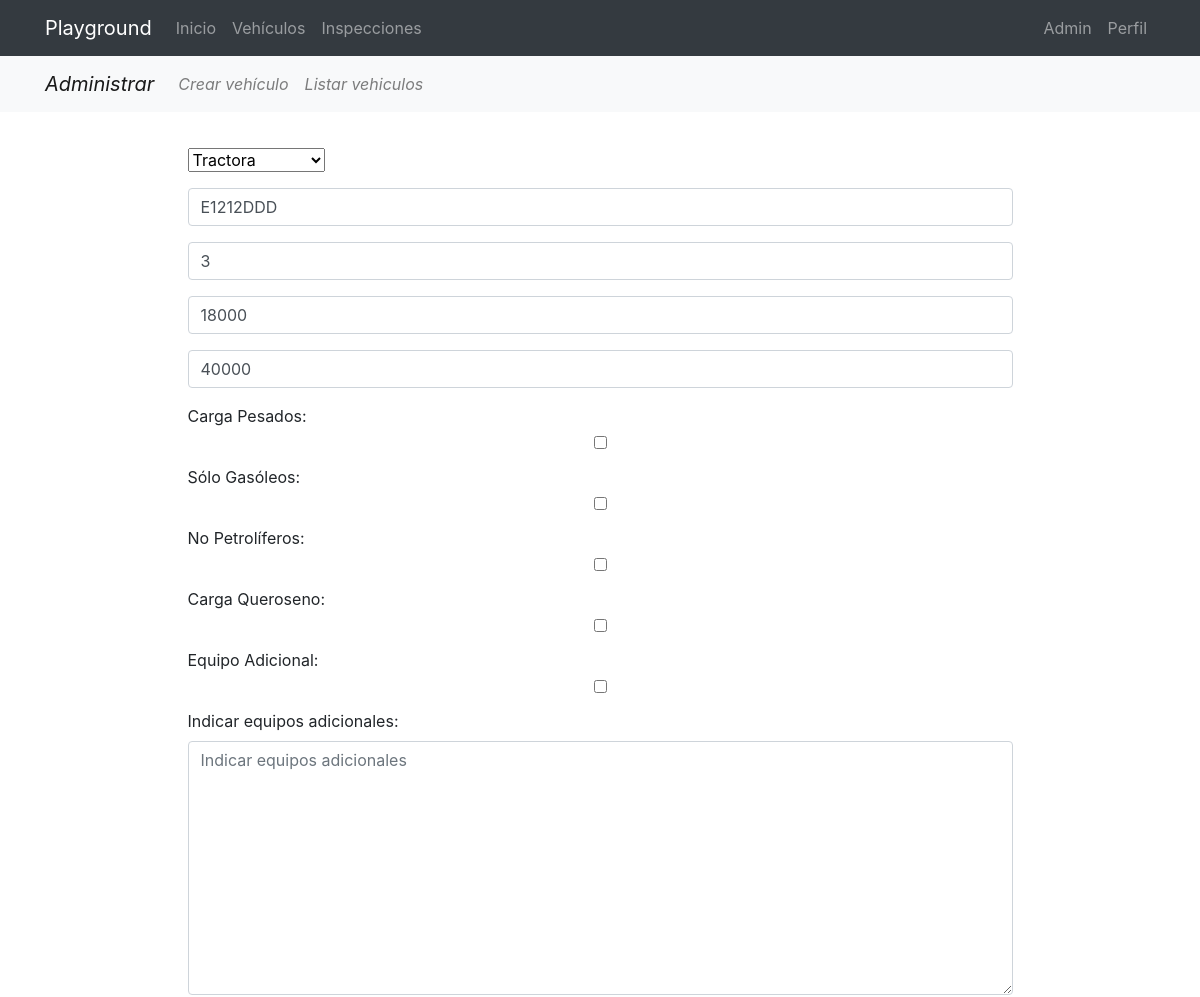
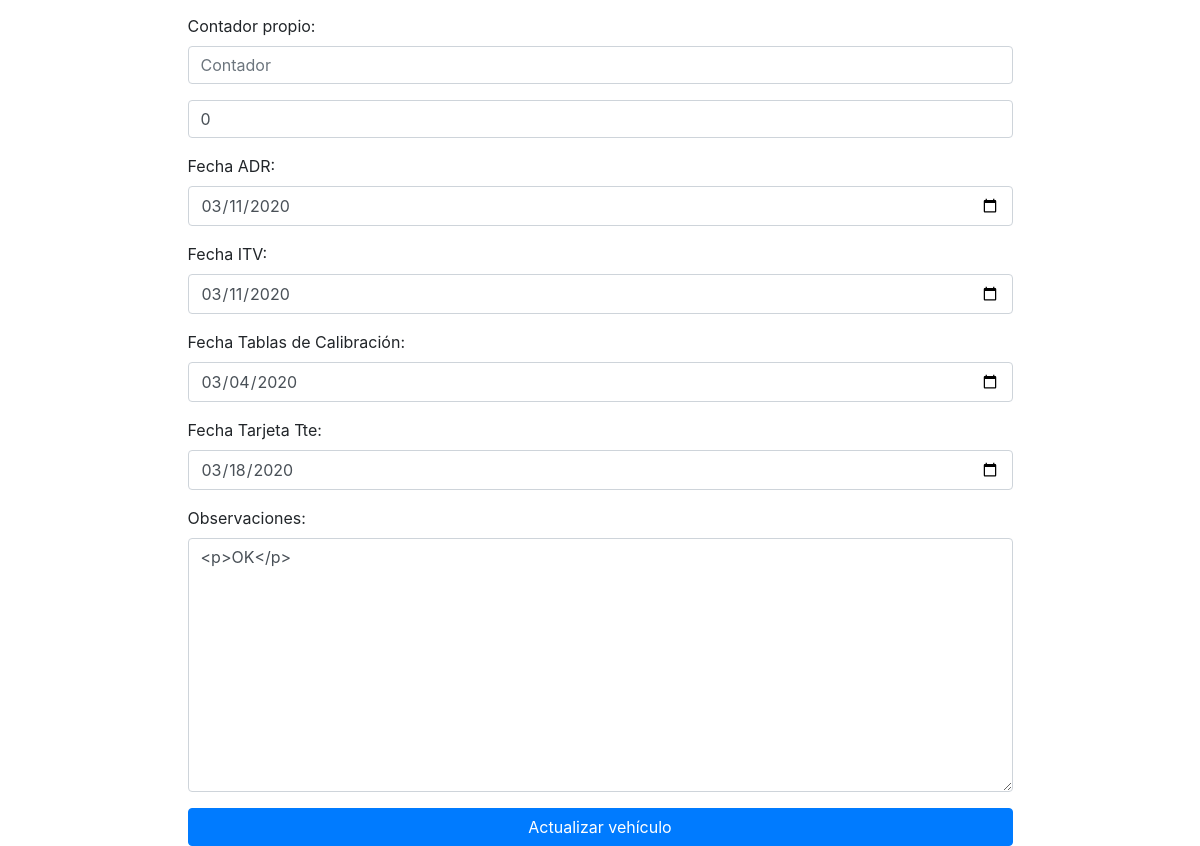
/vehiculos/update/6 (signed in), run on an earlier commit of the app's database (2 pictures, top to bottom).
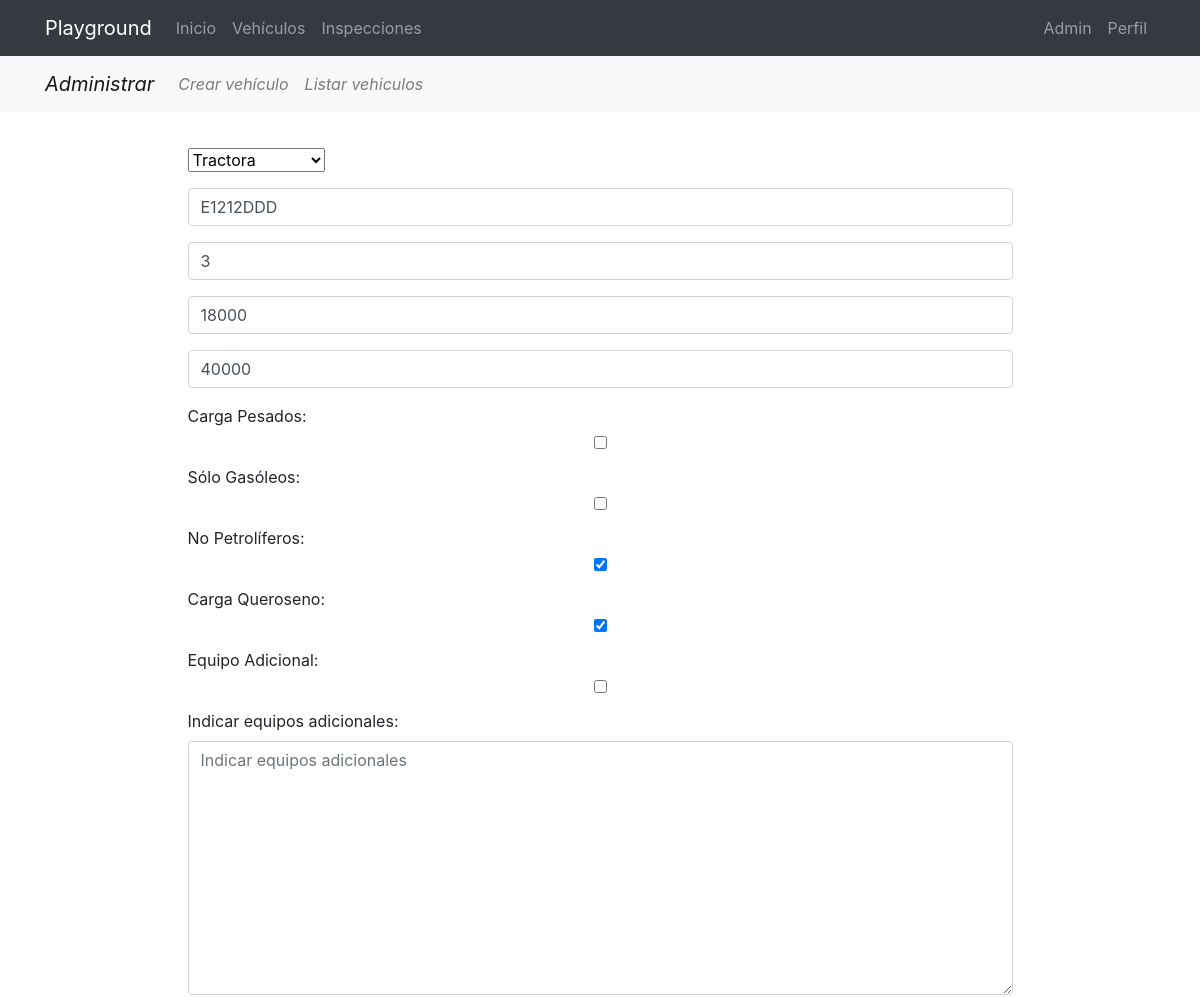
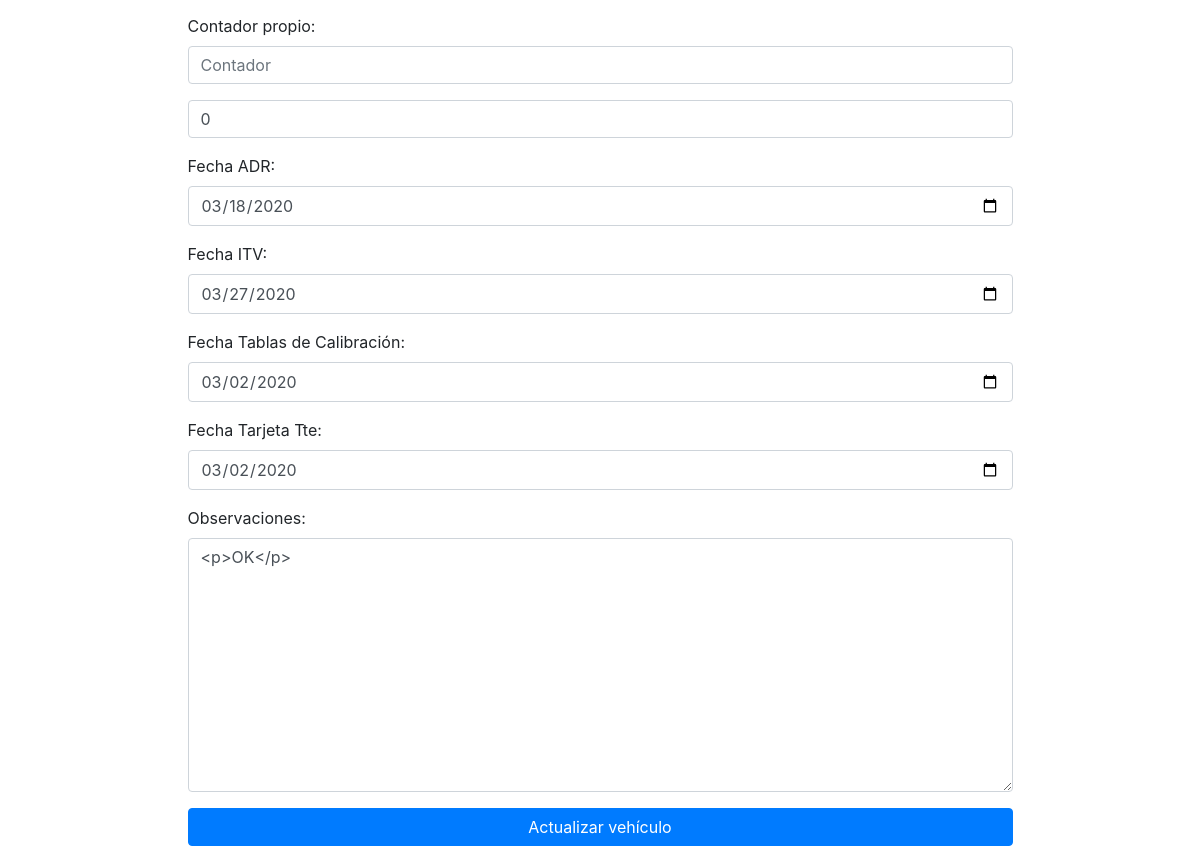
And on a later commit of the database (2 pictures, top to bottom).
### vehiculos/models.py (models this page shows, shortened)
class Vehiculo(models.Model):
	tipo = models.IntegerField(choices=TIPO_VEHICULO,default=1,verbose_name='Tipo de Vehículo')
	matricula = models.CharField(verbose_name='Matrícula',max_length=8)
	avatar = models.ImageField(upload_to='profiles',null=True, blank=True)
	ejes = models.IntegerField(verbose_name='Ejes',blank=True,null=True)
	tara = models.IntegerField(verbose_name='Tara',blank=True,null=True)
	peso_maximo = models.IntegerField(verbose_name='Peso Máximo',blank=True,null=True)
	carga_pesados = models.BooleanField(verbose_name='Carga Pesados',default=False)
	solo_gasoleos = models.BooleanField(verbose_name='Sólo Gasóleos',default=False)
	no_petroliferos = models.BooleanField(verbose_name='No Petrolíferos',default=False)
	carga_queroseno = models.BooleanField(verbose_name='Carga Queroseno',default=False)
	equipo_adicional = models.BooleanField(verbose_name='Equipo Adicional', default=False)
	equipos = models.CharField(verbose_name='Indicar equipos adicionales',null=True,blank=True,max_length=500)
	contador = models.BooleanField(verbose_name='Contador', blank=True,null=True)
	compartimentos = models.IntegerField(verbose_name='Compartimentos',blank=True,null=True)
	tipo_adr = models.CharField(verbose_name='Tipo ADR',max_length=8,blank=True,null=True)
	fechaadr = models.DateTimeField(verbose_name='Fecha ADR')
	fechaitv = models.DateTimeField(verbose_name='Fecha ITV')
	fechatablas = models.DateTimeField(verbose_name='Fecha Tablas Calibración')
	fechatarjetatte = models.DateTimeField(verbose_name='Fecha Tarjeta Tte')
	observaciones = models.CharField(verbose_name='Observaciones',null=True,blank=True,max_length=500)
	editado = models.DateTimeField(auto_now=True,verbose_name='Editado')
	creado = models.DateTimeField(auto_now_add=True,verbose_name='Creado')
	class Meta:
		verbose_name = "vehículo"
		verbose_name_plural = "vehículos"
		ordering = ['matricula','editado']

### vehiculos/views.py (the view, shortened to what this page needs)
# urls.py: path('update/<int:pk>', VehiculoUpdateView.as_view(), name="update_vehiculo"),
@method_decorator(staff_member_required,name='dispatch')
class VehiculoUpdateView(UpdateView):
	model = Vehiculo
	form_class = VehiculoUpdateForm
	template_name_suffix = '_update_form'

### vehiculos/templates/vehiculos/vehiculo_update_form.html (shortened to what this page needs)
{% extends 'core/base.html' %}
{% load static %}
{% block content %}
{% include 'vehiculos/includes/vehiculos_menu.html'%}
<main role="main">
  <div class="container">
    <div class="row mt-3">
      <div class="col-md-9 mx-auto">
        <div>
            <form action="" method="post">{% csrf_token %}
                {{ form.as_p }}
              <div class="text-center">
                <input type="submit" class="btn btn-primary btn-block" value="Actualizar vehículo" />
              </div>
            </form>
        </div>
      </div>
    </div>
  </div>
</main>
{% endblock %}

What changed in the data, as far as the page shows it:
changed Vehiculo "Tractora": no_petroliferos "☐" → "☑"; carga_queroseno "☐" → "☑"; fechaadr "03/11/2020" → "03/18/2020"; fechaitv "03/11/2020" → "03/27/2020"; fechatablas "03/04/2020" → "03/02/2020"; fechatarjetatte "03/18/2020" → "03/02/2020"
